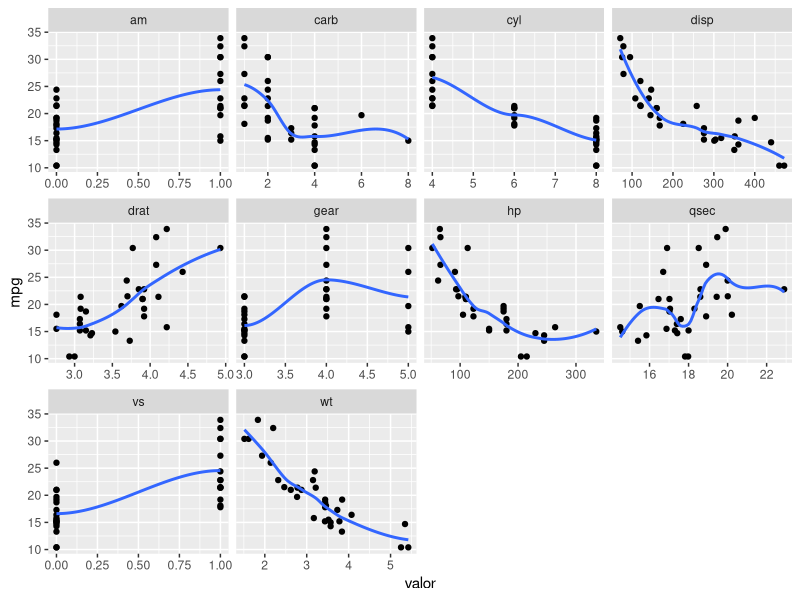

Recreate this plot in R.
## ---- chunk 1
library(tidyr)
library(ggplot2)
library(dplyr)

mtcars_para_grafico <- mtcars %>%
  gather(variavel, valor, -mpg)

ggplot(mtcars_para_grafico, aes(x = valor, y = mpg)) +
  geom_point() +
  geom_smooth(se = FALSE) +
  facet_wrap(~variavel, scales = "free_x")
